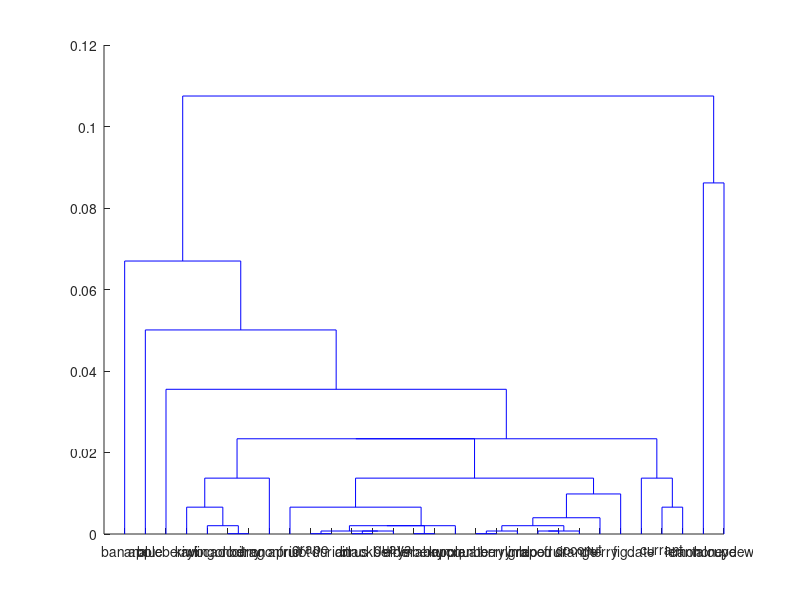

Source code (MATLAB):
function [words, wordCount, corrMat, tree] = generateRandomWordClusters(varargin)
    
    %% generate random list using an existing wordlist....
    words = {'apple', 'apricot', 'avocado', 'banana', 'berry', 'blackberry', ...
        'blood orange', 'blueberry', 'cantaloupe', 'cherry', 'citron', 'citrus', ...
        'coconut','crabapple', 'cranberry', 'currant', 'date', 'dragonfruit', ...
        'durian', 'elderberry', 'fig', 'grape', 'grapefruit', 'guava', 'honeydew', ...
        'kiwi', 'kumquat', 'lemon', 'lime', 'lingonberry', 'loquat', 'lychee', ...
        'mandarin orange', 'mango', 'melon', 'nectarine', 'orange', 'papaya', ...
        'passion fruit', 'peach', 'pear', 'persimmon', 'pineapple', 'plantain', ...
        'plum', 'pomegranite', 'prune', 'quince', 'raisin', 'raspberry', ...
        'star fruit', 'strawberry', 'tangelo', 'tangerine', 'watermelon'};
    % pick N or 30 random words
    if nargin == 0
        nwords = 30;
    else
        nwords = varargin{1};
    end
    
    words = words(randperm(nwords));
    
    %% generate random word counts
    wordCountStd = 25;
    wordCountMean = 10;
    nwords = numel(words);
    wordCount = round(abs(rand([1,nwords])*wordCountStd + wordCountMean));
    
    %% generate correlationMatrix values between -1 and 1
    % how many independent distances are there between nwords points?
    ndistances = sum(1:(nwords-1));
    % generate some random distances (as a vector) for the linkage function
    % use a sin function to make some clusters.
%     distances = (rand(1,ndistances).*2)-1;
    distances = sin((10*pi/ndistances).*(1:ndistances));
    % the correlation matrix is a nice square version of these distances
    % where corrMat(word1, word2) gives the correlation between any 2 words
    corrMat = squareform(distances);
    
    %% generate clustering
    % linkage does not like negative numbers and 0 indicates closeness and
    % 1 difference, so this needs rescaling
    rescaledDistances = (-0.5*distances+0.5);
    tree = linkage(rescaledDistances);
    bestOrder = optimalleaforder(tree, rescaledDistances);
    hdendro = dendrogram(tree, 'Reorder', bestOrder);
    set(gca, 'XTickLabel', words(bestOrder), 'XTickLabelRotation',90);
    
end